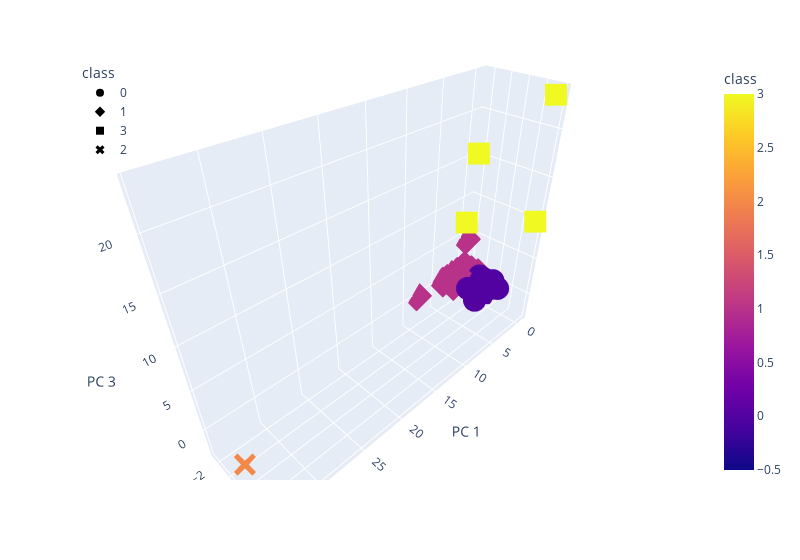

Notebook source saved alongside this figure:
### Code cell
# Plotting the clusters on 3D plot for K=4
import plotly.express as px
fig=px.scatter_3d(
    four_clusters,
    x="PC 1",
    y="PC 2",
    z="PC 3",
    color="class",
    symbol="class",
    width=800,
)

fig.update_layout(legend=dict(x=0, y=1))
fig.show()

### Figure 1 — Plotly figure (JSON) as saved in the notebook; plotly's stock layout.template omitted (floating-point values rounded to 4 significant figures; data arrays with more than 128 entries replaced by an {"elided": "..."} marker saying what was removed)
{"data": [{"hovertemplate": "class=%{marker.color}<br>PC 1=%{x}<br>PC 2=%{y}<br>PC 3=%{z}<extra></extra>", "legendgroup": "0", "marker": {"color": {"elided": "288 int values"}, "coloraxis": "coloraxis", "symbol": "circle"}, "mode": "markers", "name": "0", "scene": "scene", "showlegend": true, "type": "scatter3d", "x": {"elided": "288 float values"}, "y": {"elided": "288 float values"}, "z": {"elided": "288 float values"}}, {"hovertemplate": "class=%{marker.color}<br>PC 1=%{x}<br>PC 2=%{y}<br>PC 3=%{z}<extra></extra>", "legendgroup": "1", "marker": {"color": {"elided": "240 int values"}, "coloraxis": "coloraxis", "symbol": "diamond"}, "mode": "markers", "name": "1", "scene": "scene", "showlegend": true, "type": "scatter3d", "x": {"elided": "240 float values"}, "y": {"elided": "240 float values"}, "z": {"elided": "240 float values"}}, {"hovertemplate": "class=%{marker.color}<br>PC 1=%{x}<br>PC 2=%{y}<br>PC 3=%{z}<extra></extra>", "legendgroup": "3", "marker": {"color": [3, 3, 3, 3], "coloraxis": "coloraxis", "symbol": "square"}, "mode": "markers", "name": "3", "scene": "scene", "showlegend": true, "type": "scatter3d", "x": [4.351, -0.256, -0.2309, -0.3501], "y": [0.6416, -1.919, 6.108, 5.748], "z": [9.853, 15.56, 10.33, 23.39]}, {"hovertemplate": "class=%{marker.color}<br>PC 1=%{x}<br>PC 2=%{y}<br>PC 3=%{z}<extra></extra>", "legendgroup": "2", "marker": {"color": [2], "coloraxis": "coloraxis", "symbol": "x"}, "mode": "markers", "name": "2", "scene": "scene", "showlegend": true, "type": "scatter3d", "x": [34.12], "y": [1.439], "z": [-1.339]}], "layout": {"coloraxis": {"colorbar": {"title": {"text": "class"}}, "colorscale": [[0, "#0d0887"], [0.1111, "#46039f"], [0.2222, "#7201a8"], [0.3333, "#9c179e"], [0.4444, "#bd3786"], [0.5556, "#d8576b"], [0.6667, "#ed7953"], [0.7778, "#fb9f3a"], [0.8889, "#fdca26"], [1, "#f0f921"]]}, "legend": {"title": {"text": "class"}, "tracegroupgap": 0, "x": 0, "y": 1}, "margin": {"t": 60}, "scene": {"domain": {"x": [0, 1], "y": [0, 1]}, "xaxis": {"title": {"text": "PC 1"}}, "yaxis": {"title": {"text": "PC 2"}}, "zaxis": {"title": {"text": "PC 3"}}}, "width": 800}}
